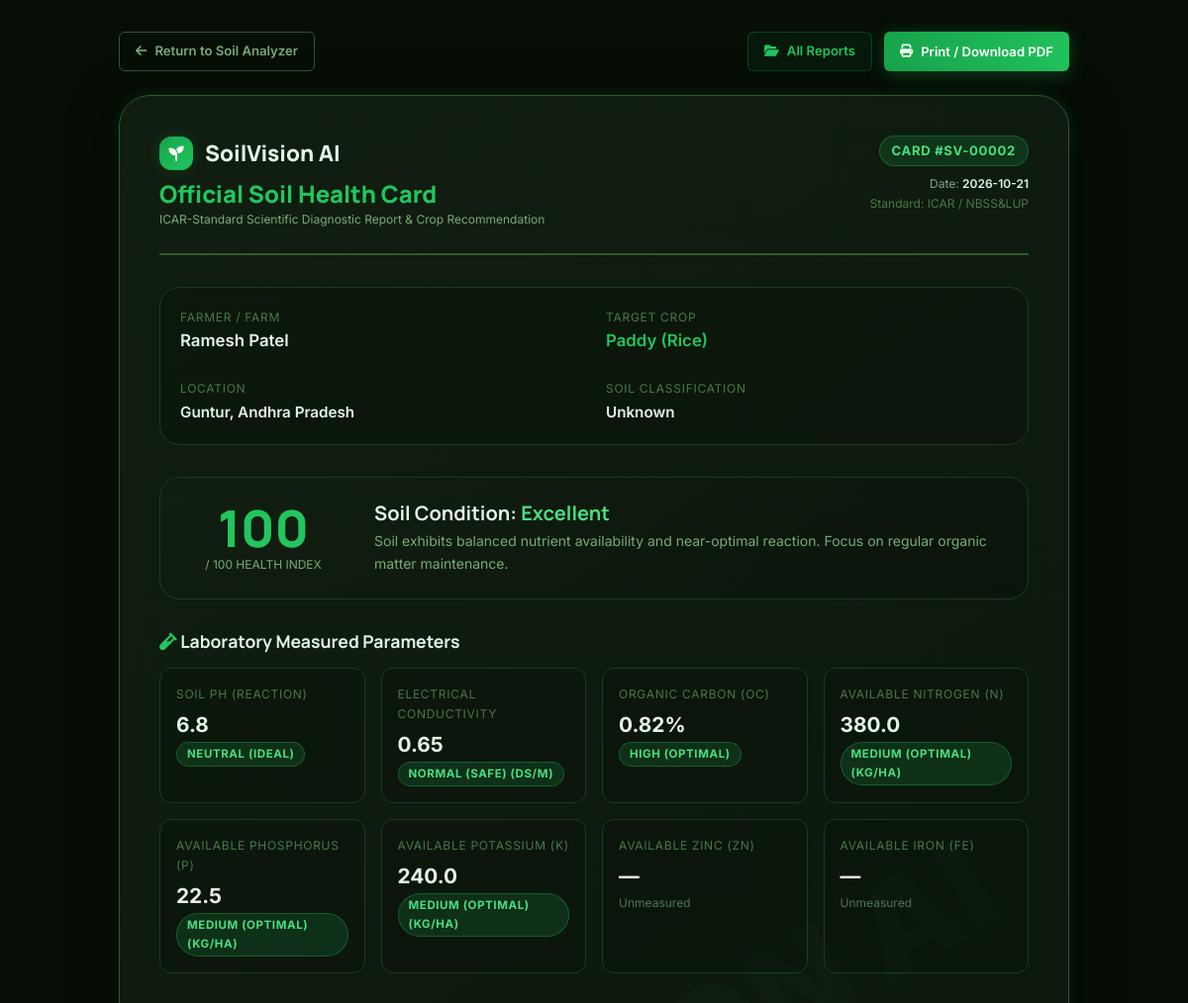
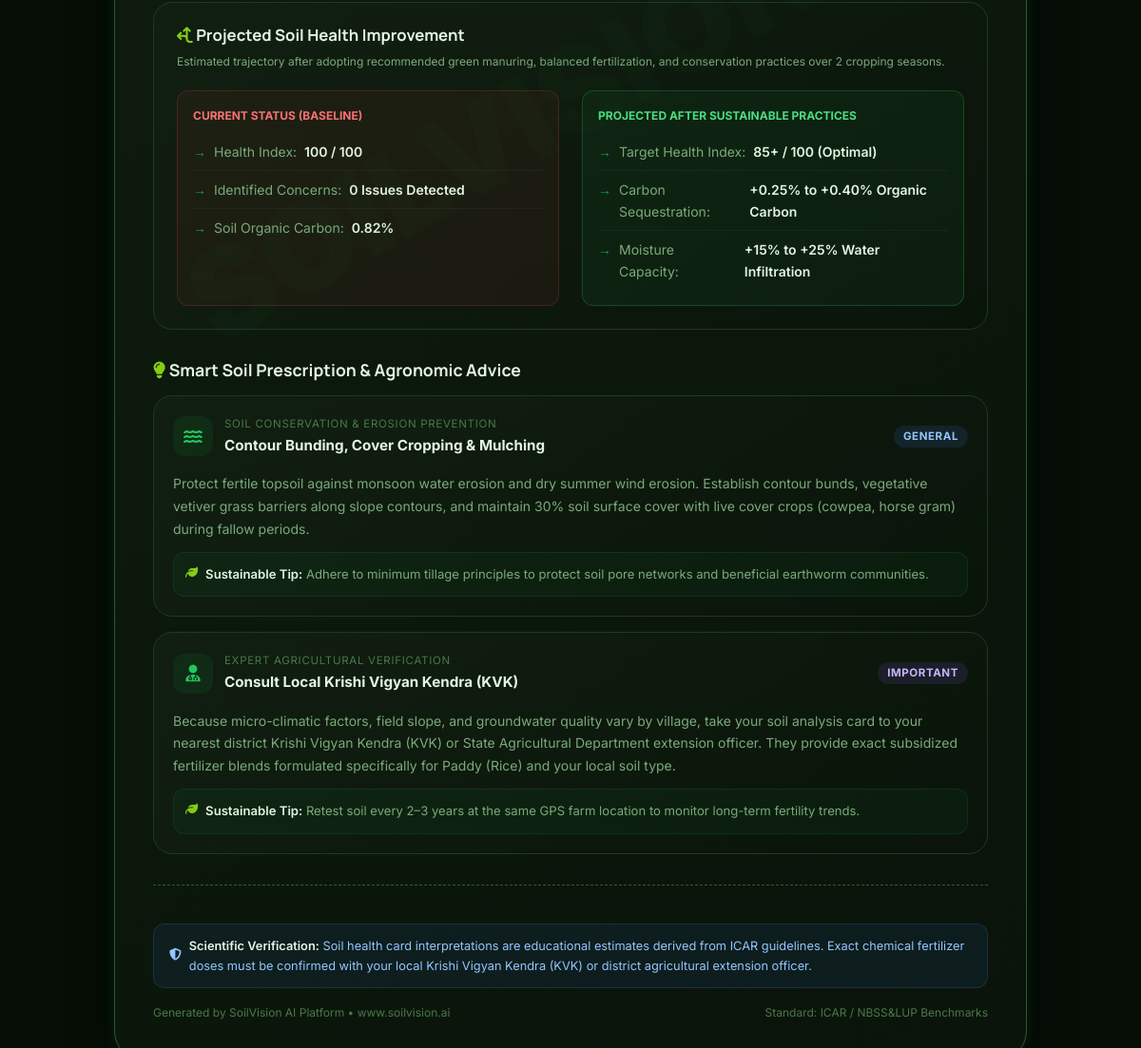
The page /report/2 on the database its author committed (2 pictures, top to bottom).
### tables this page shows
CREATE TABLE soil_records (
            id INTEGER PRIMARY KEY AUTOINCREMENT,
            created_at TIMESTAMP DEFAULT CURRENT_TIMESTAMP,
            farmer_name TEXT,
            state TEXT,
            district TEXT,
            target_crop TEXT,
            soil_type TEXT,
            ph REAL,
            ec REAL,
            oc REAL,
            nitrogen REAL,
            phosphorus REAL,
            potassium REAL,
            zinc REAL,
            iron REAL,
            copper REAL,
            manganese REAL,
            boron REAL,
            sulphur REAL,
            ratings_json TEXT,
            concerns_json TEXT,
            recommendations_json TEXT,
            notes TEXT
        , health_score INTEGER, moisture REAL, temperature REAL);

### app.py (the view)
@app.route('/report/<int:record_id>')
def view_report(record_id):
    record = get_soil_record(record_id)
    if not record:
        flash('Requested soil record was not found.', 'danger')
        return redirect(url_for('analyzer'))
    analysis = analyze_soil_health(record)
    recommendations = generate_recommendations(analysis)
    analysis['recommendations'] = recommendations
    return render_template(
        'report.html',
        record=record,
        analysis=analysis
    )

### templates/report.html (shortened to what this page needs)
<!DOCTYPE html>
<html lang="en">
<head>
  <link rel="stylesheet" href="https://cdnjs.cloudflare.com/ajax/libs/font-awesome/6.5.1/css/all.min.css">
  <link rel="stylesheet" href="{{ url_for('static', filename='css/style.css') }}">
</head>
<body>
  <div class="btn-no-print" style="max-width:960px;margin:0 auto var(--space-6);display:flex;justify-content:space-between;align-items:center;flex-wrap:wrap;gap:var(--space-4);">
    <a href="{{ url_for('analyzer') }}" class="btn btn-ghost btn-sm">
      <i class="fa-solid fa-arrow-left"></i> Return to Soil Analyzer
    </a>
    <div style="display:flex;gap:var(--space-3);">
      <a href="{{ url_for('my_reports') }}" class="btn btn-secondary btn-sm">
        <i class="fa-solid fa-folder-open"></i> All Reports
      </a>
      <button type="button" class="btn btn-primary btn-sm" onclick="window.print()">
        <i class="fa-solid fa-print"></i> Print / Download PDF
      </button>
    </div>
  </div>
  <div class="report-sheet">
    <div class="report-watermark">SOILVISION AI</div>
    <div style="display:flex;justify-content:space-between;align-items:flex-start;border-bottom:2px solid var(--clr-dark-border2);padding-bottom:var(--space-6);margin-bottom:var(--space-8);flex-wrap:wrap;gap:var(--space-4);">
      <div>
        <div style="display:flex;align-items:center;gap:var(--space-3);margin-bottom:var(--space-2);">
          <div class="brand-icon-box" style="width:34px;height:34px;font-size:0.95rem;">
            <i class="fa-solid fa-seedling"></i>
          </div>
          <span style="font-family:var(--font-display);font-size:1.4rem;font-weight:800;color:var(--clr-text);">SoilVision AI</span>
        </div>
        <h1 style="font-size:1.5rem;color:var(--clr-primary-light);margin-bottom:2px;">Official Soil Health Card</h1>
        <p class="text-xs text-muted" style="margin:0;">ICAR-Standard Scientific Diagnostic Report &amp; Crop Recommendation</p>
      </div>
      <div style="text-align:right;">
        <span class="badge badge-success" style="font-size:0.82rem;padding:4px 12px;">Card #SV-{{ "%05d"|format(record.id) }}</span>
        <div class="text-xs text-muted" style="margin-top:var(--space-2);">Date: <strong>{{ record.created_at[:10] if record.created_at else 'Active' }}</strong></div>
        <div class="text-xs text-faint">Standard: ICAR / NBSS&amp;LUP</div>
      </div>
    </div>
    <div class="grid grid-4 grid-auto" style="background:rgba(10,20,10,0.6);border:1px solid var(--clr-dark-border);border-radius:var(--radius-lg);padding:var(--space-5);margin-bottom:var(--space-8);">
      <div>
        <div class="text-xs text-faint" style="text-transform:uppercase;letter-spacing:0.06em;">Farmer / Farm</div>
        <strong style="font-size:1.05rem;color:var(--clr-text);">{{ record.farmer_name or 'Farmer' }}</strong>
      </div>
      <div>
        <div class="text-xs text-faint" style="text-transform:uppercase;letter-spacing:0.06em;">Target Crop</div>
        <strong style="font-size:1.05rem;color:var(--clr-primary-light);">{{ record.target_crop or 'General Farming' }}</strong>
      </div>
      <div>
        <div class="text-xs text-faint" style="text-transform:uppercase;letter-spacing:0.06em;">Location</div>
        <strong style="font-size:0.95rem;color:var(--clr-text);">
          {% if record.district or record.state %}
            {{ record.district }}{% if record.district and record.state %}, {% endif %}{{ record.state }}
          {% else %}
            India
          {% endif %}
        </strong>
      </div>
      <div>
        <div class="text-xs text-faint" style="text-transform:uppercase;letter-spacing:0.06em;">Soil Classification</div>
        <strong style="font-size:0.95rem;color:var(--clr-text);">{{ record.soil_type or 'General Agro-zone' }}</strong>
      </div>
    </div>
    <div class="card" style="margin-bottom:var(--space-8);padding:var(--space-6);display:grid;grid-template-columns:160px 1fr;gap:var(--space-8);align-items:center;">
      <div style="text-align:center;">
        <div style="font-family:var(--font-display);font-size:3.2rem;font-weight:900;color:var(--clr-primary-light);line-height:1;">
          {{ analysis.health_index if analysis.health_index is not none else '—' }}
        </div>
        <div class="text-xs text-muted" style="margin-top:2px;">/ 100 HEALTH INDEX</div>
      </div>
      <div>
        <h2 style="font-size:1.25rem;margin-bottom:var(--space-1);">
          Soil Condition:
          <span style="color:{% if analysis.health_index and analysis.health_index >= 75 %}#4ade80{% elif analysis.health_index and analysis.health_index >= 55 %}#86efac{% elif analysis.health_index and analysis.health_index >= 35 %}#fbbf24{% else %}#f87171{% endif %};">
            {% if analysis.health_index and analysis.health_index >= 75 %}Excellent{% elif analysis.health_index and analysis.health_index >= 55 %}Good{% elif analysis.health_index and analysis.health_index >= 35 %}Fair{% else %}Poor / Critical{% endif %}
          </span>
        </h2>
        <p class="text-sm text-muted" style="margin:0;">
          {% if analysis.health_index and analysis.health_index >= 75 %}
            Soil exhibits balanced nutrient availability and near-optimal reaction. Focus on regular organic matter maintenance.
          {% elif analysis.health_index and analysis.health_index >= 55 %}
            Satisfactory baseline fertility with specific nutrient or pH imbalances that can be corrected with targeted amendments.
          {% elif analysis.health_index and analysis.health_index >= 35 %}
            Soil health is compromised by significant deficiencies or adverse pH/salinity. Corrective actions required before sowing.
          {% else %}
            Critical degradation hazards identified. Immediate soil reclamation with gypsum, lime, or heavy organic green manuring advised.
          {% endif %}
        </p>
      </div>
    </div>
    <h3 style="font-size:1.1rem;margin-bottom:var(--space-4);"><i class="fa-solid fa-vial" style="color:var(--clr-primary-light);"></i> Laboratory Measured Parameters</h3>
    <div class="report-param-grid" style="margin-bottom:var(--space-8);">
      <div class="report-param-item">
        <div class="report-param-label">Soil pH (Reaction)</div>
        <div class="report-param-value">{{ record.ph if record.ph is not none else '—' }}</div>
        <div class="report-param-unit">
          {% if analysis.ratings.ph %}
            <span class="badge badge-{{ analysis.ratings.ph.badge }}">{{ analysis.ratings.ph.rating }}</span>
          {% else %}
            <span class="text-faint">Unmeasured</span>
          {% endif %}
        </div>
      </div>
      <div class="report-param-item">
        <div class="report-param-label">Electrical Conductivity</div>
        <div class="report-param-value">{{ record.ec if record.ec is not none else '—' }}</div>
        <div class="report-param-unit">
          {% if analysis.ratings.ec %}
            <span class="badge badge-{{ analysis.ratings.ec.badge }}">{{ analysis.ratings.ec.rating }} (dS/m)</span>
          {% else %}
            <span class="text-faint">Unmeasured</span>
          {% endif %}
        </div>
      </div>
      <div class="report-param-item">
        <div class="report-param-label">Organic Carbon (OC)</div>
        <div class="report-param-value">{{ record.oc if record.oc is not none else '—' }}{% if record.oc is not none %}%{% endif %}</div>
        <div class="report-param-unit">
          {% if analysis.ratings.oc %}
            <span class="badge badge-{{ analysis.ratings.oc.badge }}">{{ analysis.ratings.oc.rating }}</span>
          {% else %}
            <span class="text-faint">Unmeasured</span>
          {% endif %}
        </div>
      </div>
      <div class="report-param-item">
        <div class="report-param-label">Available Nitrogen (N)</div>
        <div class="report-param-value">{{ record.nitrogen if record.nitrogen is not none else '—' }}</div>
        <div class="report-param-unit">
          {% if analysis.ratings.nitrogen %}
            <span class="badge badge-{{ analysis.ratings.nitrogen.badge }}">{{ analysis.ratings.nitrogen.rating }} (kg/ha)</span>
          {% else %}
            <span class="text-faint">Unmeasured</span>
          {% endif %}
        </div>
      </div>
      <div class="report-param-item">
        <div class="report-param-label">Available Phosphorus (P)</div>
        <div class="report-param-value">{{ record.phosphorus if record.phosphorus is not none else '—' }}</div>
        <div class="report-param-unit">
          {% if analysis.ratings.phosphorus %}
            <span class="badge badge-{{ analysis.ratings.phosphorus.badge }}">{{ analysis.ratings.phosphorus.rating }} (kg/ha)</span>
          {% else %}
            <span class="text-faint">Unmeasured</span>
          {% endif %}
        </div>
      </div>
      <div class="report-param-item">
        <div class="report-param-label">Available Potassium (K)</div>
        <div class="report-param-value">{{ record.potassium if record.potassium is not none else '—' }}</div>
        <div class="report-param-unit">
          {% if analysis.ratings.potassium %}
            <span class="badge badge-{{ analysis.ratings.potassium.badge }}">{{ analysis.ratings.potassium.rating }} (kg/ha)</span>
          {% else %}
            <span class="text-faint">Unmeasured</span>
          {% endif %}
        </div>
      </div>
      <div class="report-param-item">
        <div class="report-param-label">Available Zinc (Zn)</div>
        <div class="report-param-value">{{ record.zinc if record.zinc is not none else '—' }}</div>
        <div class="report-param-unit">
          {% if analysis.ratings.zinc %}
            <span class="badge badge-{{ analysis.ratings.zinc.badge }}">{{ analysis.ratings.zinc.rating }} (ppm)</span>
          {% else %}
            <span class="text-faint">Unmeasured</span>
          {% endif %}
        </div>
      </div>
      <div class="report-param-item">
        <div class="report-param-label">Available Iron (Fe)</div>
        <div class="report-param-value">{{ record.iron if record.iron is not none else '—' }}</div>
        <div class="report-param-unit">
          {% if analysis.ratings.iron %}
            <span class="badge badge-{{ analysis.ratings.iron.badge }}">{{ analysis.ratings.iron.rating }} (ppm)</span>
          {% else %}
            <span class="text-faint">Unmeasured</span>
          {% endif %}
        </div>
      </div>
    </div>
    <div class="card" style="margin-bottom:var(--space-8);padding:var(--space-6);">
      <h3 style="font-size:1.05rem;margin-bottom:var(--space-2);"><i class="fa-solid fa-arrows-split-up-and-left" style="color:var(--clr-accent);"></i> Projected Soil Health Improvement</h3>
      <p class="text-xs text-muted" style="margin-bottom:var(--space-5);">Estimated trajectory after adopting recommended green manuring, balanced fertilization, and conservation practices over 2 cropping seasons.</p>
      <div class="grid grid-2">
        <div style="background:rgba(239,68,68,0.06);border:1px solid rgba(239,68,68,0.2);border-radius:var(--radius-md);padding:var(--space-4);">
          <div class="text-xs" style="color:#f87171;font-weight:700;text-transform:uppercase;margin-bottom:var(--space-2);">Current Status (Baseline)</div>
          <ul class="problem-list" style="font-size:0.82rem;">
            <li>Health Index: <strong>{{ analysis.health_index or 'Moderate' }} / 100</strong></li>
            <li>Identified Concerns: <strong>{{ analysis.concerns|length }} Issues Detected</strong></li>
            <li>Soil Organic Carbon: <strong>{{ record.oc or 'Low' }}%</strong></li>
          </ul>
        </div>
        <div style="background:rgba(34,197,94,0.06);border:1px solid rgba(34,197,94,0.25);border-radius:var(--radius-md);padding:var(--space-4);">
          <div class="text-xs" style="color:#4ade80;font-weight:700;text-transform:uppercase;margin-bottom:var(--space-2);">Projected After Sustainable Practices</div>
          <ul class="problem-list" style="font-size:0.82rem;">
            <li>Target Health Index: <strong>85+ / 100 (Optimal)</strong></li>
            <li>Carbon Sequestration: <strong>+0.25% to +0.40% Organic Carbon</strong></li>
            <li>Moisture Capacity: <strong>+15% to +25% Water Infiltration</strong></li>
          </ul>
        </div>
      </div>
    </div>
    <h3 style="font-size:1.1rem;margin-bottom:var(--space-4);"><i class="fa-solid fa-lightbulb" style="color:var(--clr-accent);"></i> Smart Soil Prescription &amp; Agronomic Advice</h3>
    <div style="display:flex;flex-direction:column;gap:var(--space-4);margin-bottom:var(--space-8);">
      {% for rec in analysis.recommendations %}
      <div class="rec-card" style="margin-bottom:0;">
        <div class="rec-card-header">
          <div class="rec-icon"><i class="{{ rec.icon }}"></i></div>
          <div class="rec-meta">
            <div class="rec-category">{{ rec.category }}</div>
            <div class="rec-title">{{ rec.title }}</div>
          </div>
          <span class="badge priority-badge-{{ rec.priority }}">{{ rec.priority }}</span>
        </div>
        <p class="rec-action">{{ rec.action }}</p>
        <div class="rec-tip">
          <i class="fa-solid fa-leaf"></i>
          <span><strong>Sustainable Tip:</strong> {{ rec.sustainable_tip }}</span>
        </div>
      </div>
      {% endfor %}
    </div>
    <div style="border-top:1px dashed var(--clr-dark-border2);padding-top:var(--space-6);margin-top:var(--space-6);">
      <div class="data-disclaimer" style="margin-bottom:var(--space-4);">
        <i class="fa-solid fa-shield-halved"></i>
        <span><strong>Scientific Verification:</strong> Soil health card interpretations are educational estimates derived from ICAR guidelines. Exact chemical fertilizer doses must be confirmed with your local Krishi Vigyan Kendra (KVK) or district agricultural extension officer.</span>
      </div>
      <div style="display:flex;justify-content:space-between;align-items:center;flex-wrap:wrap;gap:var(--space-4);font-size:0.75rem;color:var(--clr-text-faint);">
        <div>Generated by SoilVision AI Platform &bull; www.soilvision.ai</div>
        <div>Standard: ICAR / NBSS&amp;LUP Benchmarks</div>
      </div>
    </div>
  </div>
</body>
</html>

### rows shown on the page
soil_records: id "00002", created_at "2026-10-21", farmer_name "Ramesh Patel", target_crop "Paddy (Rice)", district "Guntur", state "Andhra Pradesh", soil_type "Unknown", ph "6.8", ec "0.65", oc "0.82", nitrogen "380.0", phosphorus "22.5", potassium "240.0"

### other values the page prints
{{ analysis.health_index if analysis.health_index is not none else '—' }} "100"
{{ analysis.ratings.ph.rating }} "NEUTRAL (IDEAL)"
{{ analysis.ratings.ec.rating }} "NORMAL (SAFE)"
{{ analysis.ratings.oc.rating }} "HIGH (OPTIMAL)"
{{ analysis.ratings.nitrogen.rating }} "MEDIUM (OPTIMAL)"
{{ analysis.ratings.phosphorus.rating }} "MEDIUM (OPTIMAL)"
{{ analysis.ratings.potassium.rating }} "MEDIUM (OPTIMAL)"
{{ record.zinc if record.zinc is not none else '—' }} "—"
{{ record.iron if record.iron is not none else '—' }} "—"
{{ analysis.health_index or 'Moderate' }} "100"
{{ analysis.concerns|length }} "0"
{{ rec.category }} "SOIL CONSERVATION & EROSION PREVENTION" "EXPERT AGRICULTURAL VERIFICATION"
{{ rec.title }} "Contour Bunding, Cover Cropping & Mulching" "Consult Local Krishi Vigyan Kendra (KVK)"
{{ rec.priority }} "GENERAL" "IMPORTANT"
{{ rec.sustainable_tip }} "Adhere to minimum tillage principles to protect soil pore networks and beneficial earthworm communities." "Retest soil every 2–3 years at the same GPS farm location to monitor long-term fertility trends."
